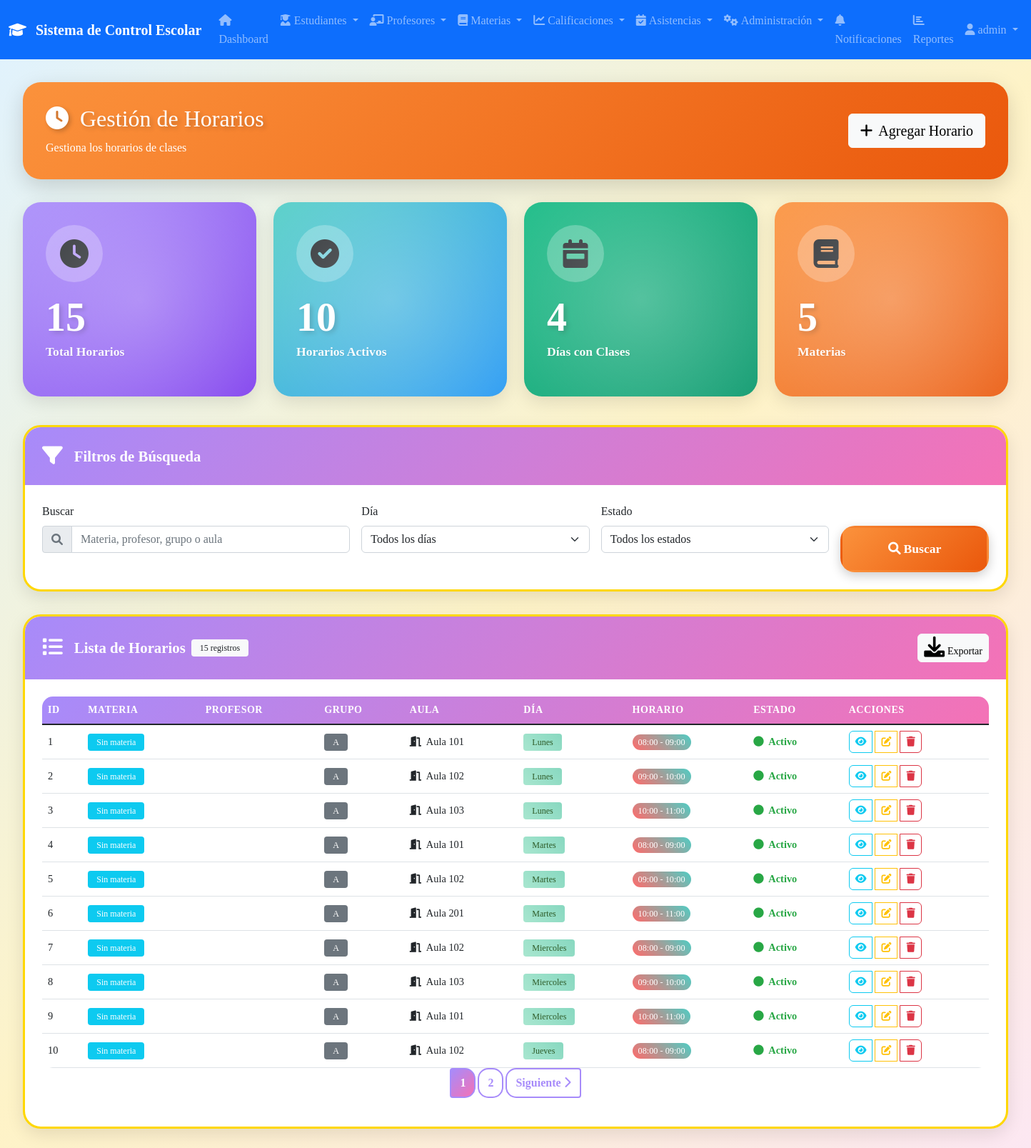
Screenshot of /modules/horarios/index.php (signed in) with the database file from the repository.
### tables this page shows
CREATE TABLE IF NOT EXISTS `horarios` (
  `id` int NOT NULL AUTO_INCREMENT,
  `materia_id` int NOT NULL,
  `profesor_id` int NOT NULL,
  `grupo_id` int NOT NULL,
  `aula_id` int NOT NULL,
  `dia_semana` enum('lunes','martes','miercoles','jueves','viernes','sabado') NOT NULL,
  `hora_inicio` time NOT NULL,
  `hora_fin` time NOT NULL,
  `estado` enum('activo','inactivo') NOT NULL DEFAULT 'activo',
  `fecha_creacion` timestamp NULL DEFAULT CURRENT_TIMESTAMP,
  PRIMARY KEY (`id`),
  KEY `materia_id` (`materia_id`),
  KEY `profesor_id` (`profesor_id`),
  KEY `grupo_id` (`grupo_id`),
  KEY `aula_id` (`aula_id`),
  KEY `idx_horarios_dia_hora` (`dia_semana`,`hora_inicio`)
);

CREATE TABLE IF NOT EXISTS `grupos` (
  `id` int NOT NULL AUTO_INCREMENT,
  `nombre` varchar(10) NOT NULL,
  `grado_id` int NOT NULL,
  `capacidad` int DEFAULT '30',
  `estado` enum('activo','inactivo') NOT NULL DEFAULT 'activo',
  `fecha_creacion` timestamp NULL DEFAULT CURRENT_TIMESTAMP,
  PRIMARY KEY (`id`),
  KEY `grado_id` (`grado_id`)
);

CREATE TABLE IF NOT EXISTS `aulas` (
  `id` int NOT NULL AUTO_INCREMENT,
  `nombre` varchar(50) NOT NULL,
  `ubicacion` varchar(100) DEFAULT NULL,
  `capacidad` int DEFAULT '30',
  `tipo` enum('aula','laboratorio','biblioteca','gimnasio') NOT NULL DEFAULT 'aula',
  `estado` enum('activo','inactivo','mantenimiento') NOT NULL DEFAULT 'activo',
  `fecha_creacion` timestamp NULL DEFAULT CURRENT_TIMESTAMP,
  PRIMARY KEY (`id`)
);

### modules/horarios/index.php (the view, shortened to what this page needs)
<?php
require_once __DIR__ . '/../../config/config.php';
$page_title = 'Gestión de Horarios';
$search = isset($_GET['search']) ? trim($_GET['search']) : '';
$page = isset($_GET['page']) ? max(1, (int)$_GET['page']) : 1;
$limit = 10;
try {
    $pdo = conectarDB();
    $where_conditions = [];
    $params = [];
    $where_clause = !empty($where_conditions) ? "WHERE " . implode(" AND ", $where_conditions) : "";
    $count_sql = "
        SELECT COUNT(*) as total
        FROM horarios h
        LEFT JOIN materias m ON h.materia_id = m.id
        LEFT JOIN profesores p ON h.profesor_id = p.id
        LEFT JOIN grupos g ON h.grupo_id = g.id
        LEFT JOIN aulas a ON h.aula_id = a.id
        {$where_clause}
    ";
    $stmt = $pdo->prepare($count_sql);
    $stmt->execute($params);
    $total_records = $stmt->fetch()['total'];
    $total_pages = ceil($total_records / $limit);
    $offset = ($page - 1) * $limit;
    $sql = "
        SELECT
            h.id, h.materia_id, h.profesor_id, h.grupo_id, h.aula_id,
            h.dia_semana, h.hora_inicio, h.hora_fin, h.estado, h.fecha_creacion,
            m.nombre as materia_nombre,
            p.nombre as profesor_nombre, p.apellido_paterno as profesor_apellido,
            g.nombre as grupo_nombre,
            a.nombre as aula_nombre
        FROM horarios h
        LEFT JOIN materias m ON h.materia_id = m.id
        LEFT JOIN profesores p ON h.profesor_id = p.id
        LEFT JOIN grupos g ON h.grupo_id = g.id
        LEFT JOIN aulas a ON h.aula_id = a.id
        {$where_clause}
        ORDER BY h.dia_semana, h.hora_inicio, h.id
        LIMIT {$limit} OFFSET {$offset}
    ";
    $stmt = $pdo->prepare($sql);
    $stmt->execute($params);
    $horarios = $stmt->fetchAll(PDO::FETCH_ASSOC);
} catch (Exception $e) {
    $horarios = [];
    $total_records = 0;
    $total_pages = 0;
    $dias_semana = [];
    $estados = [];
    $error_message = "Error al cargar los datos: " . $e->getMessage();
}
include __DIR__ . '/../../includes/navbar.php';
?>
<!DOCTYPE html>
<html lang="es">
<head>
    <link href="https://cdn.jsdelivr.net/npm/bootstrap@5.1.3/dist/css/bootstrap.min.css" rel="stylesheet">
    <link href="https://cdnjs.cloudflare.com/ajax/libs/font-awesome/6.0.0/css/all.min.css" rel="stylesheet">
    <link href="../../assets/css/style.css" rel="stylesheet">
    <link href="../../assets/css/dashboard-style.css" rel="stylesheet">
</head>
<body class="dashboard-style">
    <div class="main-container">
        <div class="row">
            <div class="col-12">
                <div class="page-header">
                    <div class="d-flex justify-content-between align-items-center">
                        <div>
                            <h2 class="mb-0">
                                <i class="fas fa-clock me-2"></i>
                                <?php echo $page_title; ?>
                            </h2>
                            <p class="mb-0 mt-2">Gestiona los horarios de clases</p>
                        </div>
                        <div>
                            <a href="agregar.php" class="btn btn-light btn-lg">
                                <i class="fas fa-plus me-2"></i>Agregar Horario
                            </a>
                        </div>
                    </div>
                </div>
                <div class="row mb-4">
                    <div class="col-lg-3 col-md-6 mb-3">
                        <div class="stat-card groups">
                            <div class="stat-icon">
                                <i class="fas fa-clock"></i>
                            </div>
                            <h3 class="stat-number"><?php echo number_format($total_records); ?></h3>
                            <p class="stat-label">Total Horarios</p>
                        </div>
                    </div>
                    <div class="col-lg-3 col-md-6 mb-3">
                        <div class="stat-card students">
                            <div class="stat-icon">
                                <i class="fas fa-check-circle"></i>
                            </div>
                            <h3 class="stat-number"><?php echo count(array_filter($horarios, function($h) { return $h['estado'] === 'activo'; })); ?></h3>
                            <p class="stat-label">Horarios Activos</p>
                        </div>
                    </div>
                    <div class="col-lg-3 col-md-6 mb-3">
                        <div class="stat-card teachers">
                            <div class="stat-icon">
                                <i class="fas fa-calendar-week"></i>
                            </div>
                            <h3 class="stat-number"><?php echo count(array_unique(array_column($horarios, 'dia_semana'))); ?></h3>
                            <p class="stat-label">Días con Clases</p>
                        </div>
                    </div>
                    <div class="col-lg-3 col-md-6 mb-3">
                        <div class="stat-card subjects">
                            <div class="stat-icon">
                                <i class="fas fa-book"></i>
                            </div>
                            <h3 class="stat-number"><?php echo count(array_unique(array_column($horarios, 'materia_id'))); ?></h3>
                            <p class="stat-label">Materias</p>
                        </div>
                    </div>
                </div>
                <div class="content-card">
                    <div class="content-card-header">
                        <i class="fas fa-filter"></i>
                        Filtros de Búsqueda
                    </div>
                    <div class="card-body p-4">
                        <form method="GET" class="row g-3">
                            <div class="col-md-4">
                                <label for="search" class="form-label">Buscar</label>
                                <div class="input-group">
                                    <span class="input-group-text">
                                        <i class="fas fa-search"></i>
                                    </span>
                                    <input type="text" class="form-control" id="search" name="search"
                                           value="<?php echo htmlspecialchars($search); ?>"
                                           placeholder="Materia, profesor, grupo o aula">
                                </div>
                            </div>
                            <div class="col-md-3">
                                <label for="dia_semana" class="form-label">Día</label>
                                <select class="form-select" id="dia_semana" name="dia_semana">
                                    <option value="">Todos los días</option>
                                </select>
                            </div>
                            <div class="col-md-3">
                                <label for="estado" class="form-label">Estado</label>
                                <select class="form-select" id="estado" name="estado">
                                    <option value="">Todos los estados</option>
                                </select>
                            </div>
                            <div class="col-md-2">
                                <label class="form-label">&nbsp;</label>
                                <div class="d-grid gap-2">
                                    <button type="submit" class="btn btn-school btn-subjects">
                                        <i class="fas fa-search me-1"></i>Buscar
                                    </button>
                                </div>
                            </div>
                        </form>
                    </div>
                </div>
                <div class="content-card">
                    <div class="content-card-header">
                        <i class="fas fa-list"></i>
                        Lista de Horarios
                        <?php if ($total_records > 0): ?>
                        <span class="badge bg-light text-dark ms-2"><?php echo $total_records; ?> registros</span>
                        <?php endif; ?>
                        <button class="btn btn-light btn-sm ms-auto" onclick="exportarHorarios()">
                            <i class="fas fa-download me-1"></i>Exportar
                        </button>
                    </div>
                    <div class="card-body p-4">
                        <?php if (!empty($horarios)): ?>
                        <div class="table-responsive">
                            <table class="table table-module table-hover">
                                <thead>
                                    <tr>
                                        <th>ID</th>
                                        <th>Materia</th>
                                        <th>Profesor</th>
                                        <th>Grupo</th>
                                        <th>Aula</th>
                                        <th>Día</th>
                                        <th>Horario</th>
                                        <th>Estado</th>
                                        <th>Acciones</th>
                                    </tr>
                                </thead>
                                <tbody>
                                    <?php foreach ($horarios as $horario): ?>
                                    <tr>
                                        <td><?php echo $horario['id']; ?></td>
                                        <td>
                                            <span class="badge bg-info">
                                                <?php echo htmlspecialchars($horario['materia_nombre'] ?? 'Sin materia'); ?>
                                            </span>
                                        </td>
                                        <td>
                                        </td>
                                        <td>
                                            <span class="badge bg-secondary">
                                                <?php echo htmlspecialchars($horario['grupo_nombre'] ?? 'Sin grupo'); ?>
                                            </span>
                                        </td>
                                        <td>
                                            <i class="fas fa-door-open me-1"></i>
                                            <?php echo htmlspecialchars($horario['aula_nombre'] ?? 'Sin aula'); ?>
                                        </td>
                                        <td>
                                            <span class="badge dia-badge">
                                                <?php echo ucfirst($horario['dia_semana']); ?>
                                            </span>
                                        </td>
                                        <td>
                                            <span class="hora-badge">
                                                <?php echo date('H:i', strtotime($horario['hora_inicio'])); ?> -
                                                <?php echo date('H:i', strtotime($horario['hora_fin'])); ?>
                                            </span>
                                        </td>
                                        <td>
                                            <?php
                                            $clase_estado = $horario['estado'] === 'activo' ? 'estado-activo' : 'estado-inactivo';
                                            ?>
                                            <span class="<?php echo $clase_estado; ?>">
                                                <i class="fas fa-circle me-1"></i>
                                                <?php echo ucfirst($horario['estado']); ?>
                                            </span>
                                        </td>
                                        <td>
                                            <div class="btn-group" role="group">
                                                <a href="ver.php?id=<?php echo $horario['id']; ?>"
                                                   class="btn btn-outline-info btn-sm action-btn"
                                                   title="Ver detalles">
                                                    <i class="fas fa-eye"></i>
                                                </a>
                                                <a href="editar.php?id=<?php echo $horario['id']; ?>"
                                                   class="btn btn-outline-warning btn-sm action-btn"
                                                   title="Editar">
                                                    <i class="fas fa-edit"></i>
                                                </a>
                                                <button type="button"
                                                        class="btn btn-outline-danger btn-sm action-btn"
                                                        title="Eliminar"
                                                        onclick="eliminarHorario(<?php echo $horario['id']; ?>, '<?php echo htmlspecialchars($horario['materia_nombre'] ?? 'Sin materia'); ?>')">
                                                    <i class="fas fa-trash"></i>
                                                </button>
                                            </div>
                                        </td>
                                    </tr>
                                    <?php endforeach; ?>
                                </tbody>
                            </table>
                        </div>
                        <?php if ($total_pages > 1): ?>
                        <nav aria-label="Paginación de horarios">
                            <ul class="pagination justify-content-center">
                                <?php for ($i = max(1, $page - 2); $i <= min($total_pages, $page + 2); $i++): ?>
                                <li class="page-item <?php echo ($i == $page) ? 'active' : ''; ?>">
                                    <a class="page-link" href="?<?php echo http_build_query(array_merge($_GET, ['page' => $i])); ?>">
                                        <?php echo $i; ?>
                                    </a>
                                </li>
                                <?php endfor; ?>
                                <?php if ($page < $total_pages): ?>
                                <li class="page-item">
                                    <a class="page-link" href="?<?php echo http_build_query(array_merge($_GET, ['page' => $page + 1])); ?>">
                                        Siguiente <i class="fas fa-chevron-right"></i>
                                    </a>
                                </li>
                                <?php endif; ?>
                            </ul>
                        </nav>
                        <?php endif; ?>
                        <?php endif; ?>
                    </div>
                </div>
            </div>
        </div>
    </div>
</body>
</html>

### rows the page displays
horarios: id "1", materia_nombre "Sin materia", grupo.nombre "A", aula.nombre "Aula 101", dia_semana "Lunes", hora_inicio "08:00", hora_fin "09:00", estado "Activo"
horarios: id "2", materia_nombre "Sin materia", grupo.nombre "A", aula.nombre "Aula 102", dia_semana "Lunes", hora_inicio "09:00", hora_fin "10:00", estado "Activo"
horarios: id "3", materia_nombre "Sin materia", grupo.nombre "A", aula.nombre "Aula 103", dia_semana "Lunes", hora_inicio "10:00", hora_fin "11:00", estado "Activo"
horarios: id "4", materia_nombre "Sin materia", grupo.nombre "A", aula.nombre "Aula 101", dia_semana "Martes", hora_inicio "08:00", hora_fin "09:00", estado "Activo"
horarios: id "5", materia_nombre "Sin materia", grupo.nombre "A", aula.nombre "Aula 102", dia_semana "Martes", hora_inicio "09:00", hora_fin "10:00", estado "Activo"
horarios: id "6", materia_nombre "Sin materia", grupo.nombre "A", aula.nombre "Aula 201", dia_semana "Martes", hora_inicio "10:00", hora_fin "11:00", estado "Activo"
horarios: id "7", materia_nombre "Sin materia", grupo.nombre "A", aula.nombre "Aula 102", dia_semana "Miercoles", hora_inicio "08:00", hora_fin "09:00", estado "Activo"
horarios: id "8", materia_nombre "Sin materia", grupo.nombre "A", aula.nombre "Aula 103", dia_semana "Miercoles", hora_inicio "09:00", hora_fin "10:00", estado "Activo"
horarios: id "9", materia_nombre "Sin materia", grupo.nombre "A", aula.nombre "Aula 101", dia_semana "Miercoles", hora_inicio "10:00", hora_fin "11:00", estado "Activo"
horarios: id "10", materia_nombre "Sin materia", grupo.nombre "A", aula.nombre "Aula 102", dia_semana "Jueves", hora_inicio "08:00", hora_fin "09:00", estado "Activo"

### other values shown
SITE_NAME "Sistema de Control Escolar"
$_SESSION['username'] "admin"
$page_title "Gestión de Horarios"
$total_records "15"
count(array_unique(array_column($horarios, 'dia_semana'))) "4"
count(array_unique(array_column($horarios, 'materia_id'))) "5"
